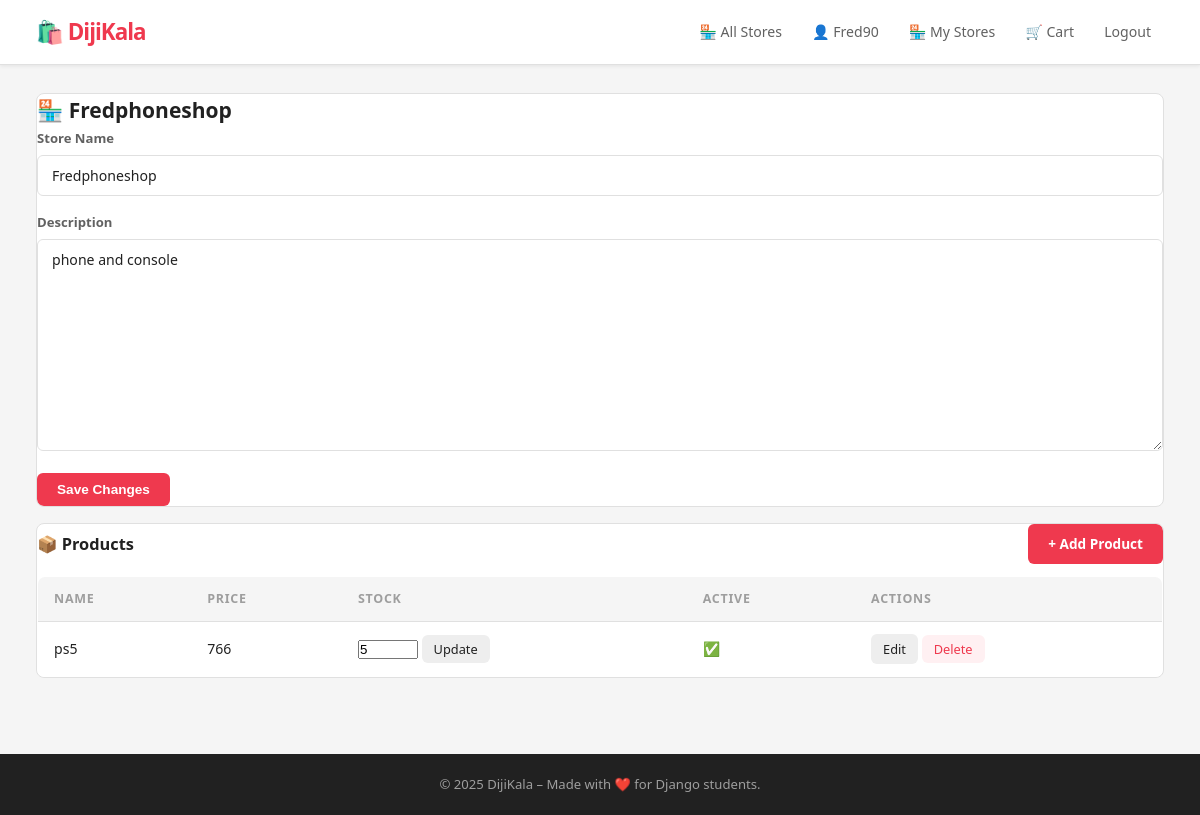
Before: /stores/seller/manage/2/ (signed in) with the older database file.
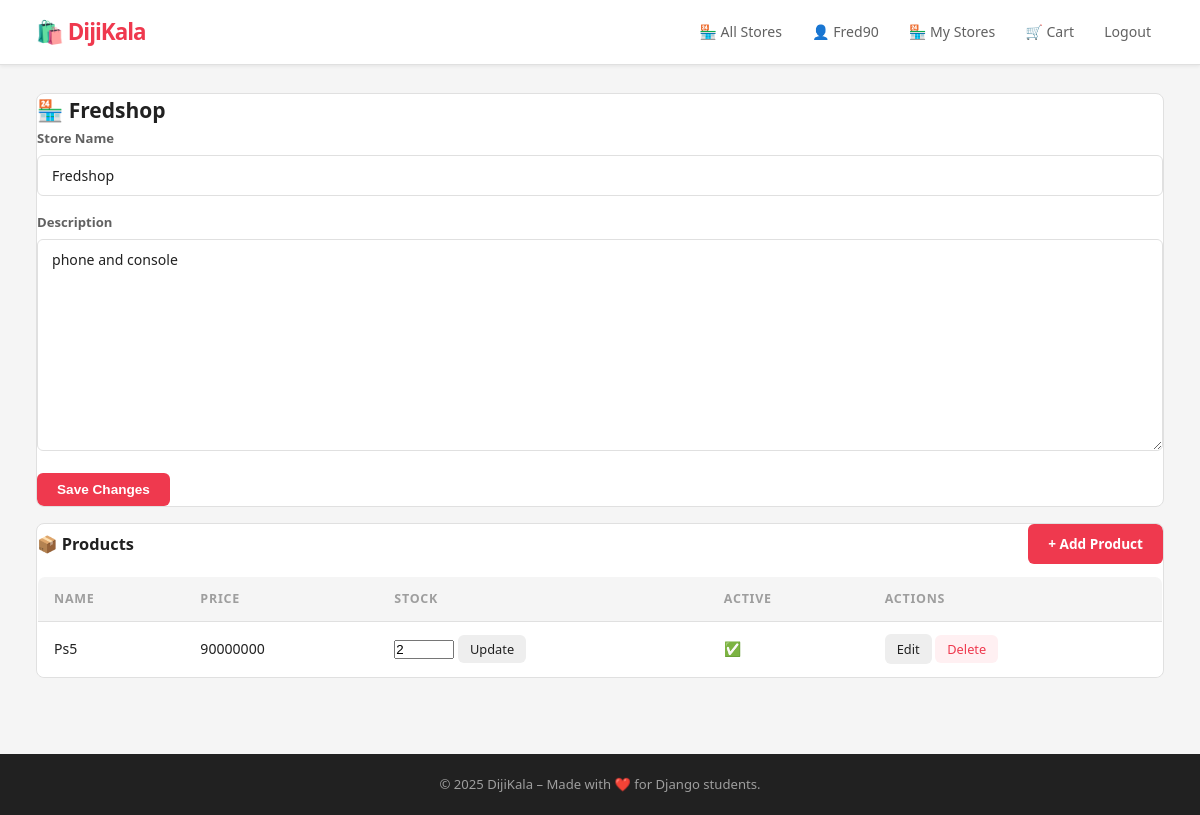
After: the same page with the newer database file.
### stores/models.py (models this page shows, shortened)
class Store(models.Model):
    name = models.CharField(max_length=200,unique=True,verbose_name='Store')
    owner = models.ForeignKey(User,on_delete=models.CASCADE,verbose_name='Owner',related_name='stores')
    description = models.TextField(blank=True,null=True,verbose_name='Description')
    created_at = models.DateTimeField(auto_now_add=True,verbose_name='Created At')
    updated_at = models.DateTimeField(auto_now=True,verbose_name='Last Update')
    is_active = models.BooleanField(default=True)
    class Meta:
        verbose_name = 'Store'
        verbose_name_plural = 'Stores'
        ordering = ['-created_at']

class Product(models.Model):
    category = models.ForeignKey(Category, on_delete=models.SET_NULL, null=True, blank=True, related_name='products')  # ← اضافه کن
    name = models.CharField(max_length=200,verbose_name="Name")
    price = models.DecimalField(max_digits=10,decimal_places=0,verbose_name="Price")
    description = models.TextField(blank=True, null=True,verbose_name="Descriptions")
    image = models.ImageField( upload_to="stores/images/",verbose_name="Image")
    store = models.ForeignKey(Store,on_delete=models.CASCADE,related_name="products")
    created_at = models.DateTimeField(auto_now_add=True)
    stock = models.PositiveIntegerField(default=0, verbose_name="Stock")
    is_active = models.BooleanField(default=True, verbose_name="Active")
    class Meta:
        verbose_name = "Product"
        verbose_name_plural = "Products"
        ordering = ["-created_at"]

### stores/views.py (the view, shortened to what this page needs)
# urls.py: path('seller/manage/<int:pk>/', manage_store, name='manage_store'),
@login_required
def manage_store(request, pk):
    store = get_object_or_404(Store, pk=pk)
    if store.owner != request.user:
        raise PermissionDenied
    products = store.products.all()
    store_form = StoreForm(instance=store)
    return render(request, 'stores/manage_store.html', {
        'store': store,
        'products': products,
        'store_form': store_form,
    })

### stores/forms.py
class StoreForm(forms.ModelForm):
    class Meta:
        model = Store
        fields = ['name', 'description']

### templates/stores/manage_store.html (shortened to what this page needs)
{% extends 'base/base.html' %}
{% block content %}
<div class="manage-store">
    <div class="section">
        <h2>🏪 {{ store.name }}</h2>
        <form method="post">
            <div class="form-group">
                <label>Store Name</label>
                {{ store_form.name }}
            </div>
            <div class="form-group">
                <label>Description</label>
                {{ store_form.description }}
            </div>
            <button type="submit" class="btn">Save Changes</button>
        </form>
    </div>
    <div class="section">
        <div class="section-header">
            <h3>📦 Products</h3>
            <a href="{% url 'add_product' store.pk %}" class="btn">+ Add Product</a>
        </div>
        {% if products %}
            <table class="products-table">
                <thead>
                    <tr>
                        <th>Name</th>
                        <th>Price</th>
                        <th>Stock</th>
                        <th>Active</th>
                        <th>Actions</th>
                    </tr>
                </thead>
                <tbody>
                    {% for product in products %}
                    <tr>
                        <td>{{ product.name }}</td>
                        <td>{{ product.price }}</td>
                        <td>
                            <form method="post" action="{% url 'manage_store' store.pk %}" style="display:inline;">
                                <input type="number" name="stock" value="{{ product.stock }}" min="0" style="width:60px;">
                                <button type="submit" class="btn-sm">Update</button>
                            </form>
                        </td>
                        <td>{% if product.is_active %}✅{% else %}❌{% endif %}</td>
                        <td>
                            <a href="{% url 'edit_product' product.pk %}" class="btn-sm">Edit</a>
                            <form method="post" action="{% url 'manage_store' store.pk %}" style="display:inline;">
                                <button type="submit" class="btn-sm btn-danger"
                                    onclick="return confirm('Delete this product?')">Delete</button>
                            </form>
                        </td>
                    </tr>
                    {% endfor %}
                </tbody>
            </table>
        {% else %}
            <p>No products yet. <a href="{% url 'add_product' store.pk %}">Add your first product</a></p>
        {% endif %}
    </div>
</div>
{% endblock %}

Changed rows visible on the page:
removed Product: name "ps5", price "766", stock "5"
changed Store "phone and console": name "Fredphoneshop" → "Fredshop"
added Product: name "Ps5", price "90000000", stock "2"
